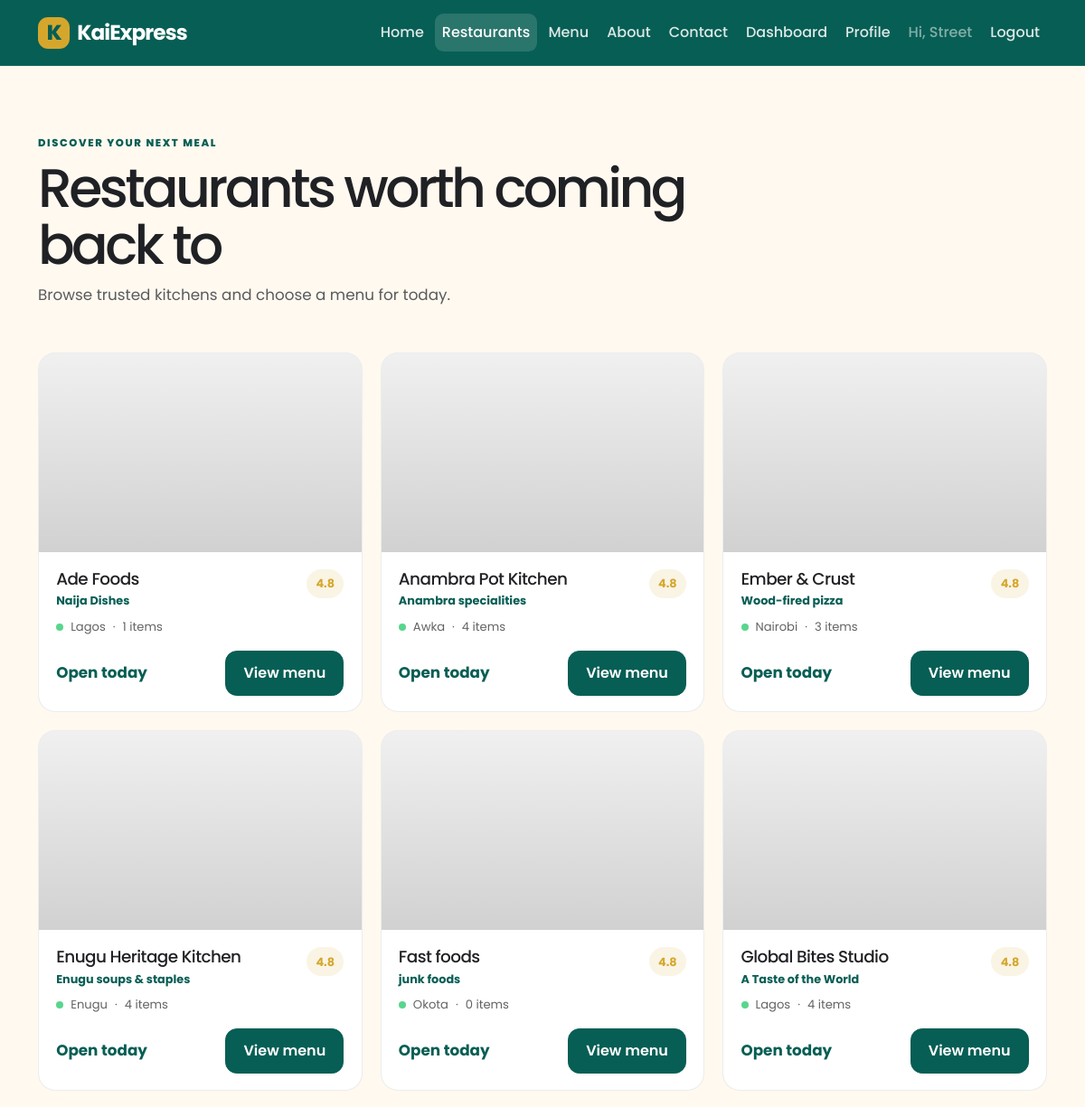
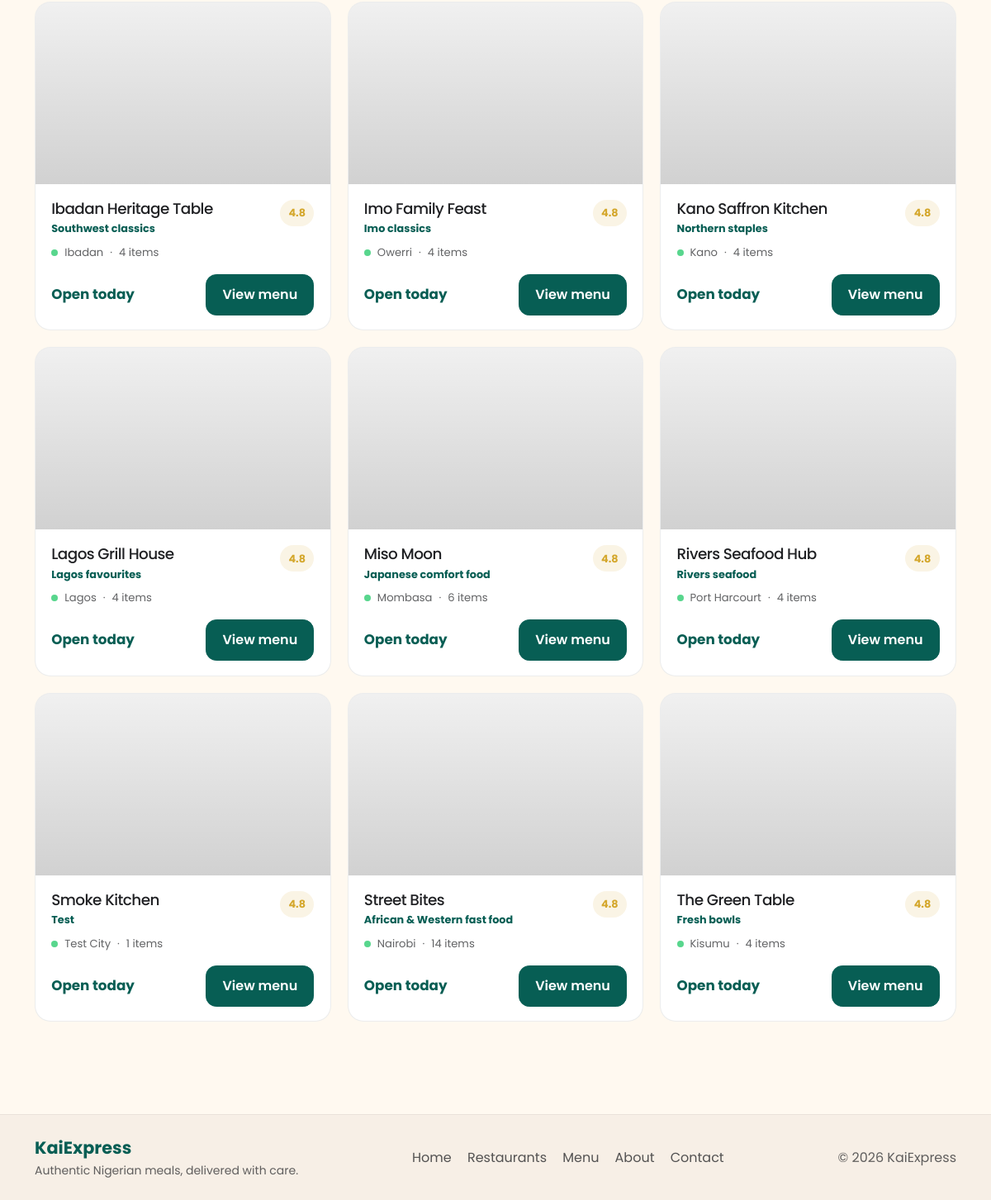
The page /restaurants (signed in) on the database its author committed (2 pictures, top to bottom).
### packages/models.py (models this page shows, shortened)
class User(db.Model, UserMixin):
    __tablename__ = "users"
    id = db.Column(db.Integer, primary_key=True)
    name = db.Column(db.String(100), nullable=False)
    email = db.Column(db.String(120), unique=True, nullable=False)
    password_hash = db.Column(db.String(255), nullable=False)
    is_restaurant = db.Column(db.Boolean, default=False)
    cuisine = db.Column(db.String(80))
    city = db.Column(db.String(80))
    menu_items = db.relationship(
        "MenuItem",
        backref="restaurant",
        lazy=True
    )
    customer_orders = db.relationship(
        "Order",
        foreign_keys="Order.customer_id",
        backref="customer",
        lazy=True
    )
    restaurant_orders = db.relationship(
        "Order",
        foreign_keys="Order.restaurant_id",
        backref="restaurant",
        lazy=True
    )

### packages/user_routes.py (the view)
    @app.route("/restaurants")
    @login_required
    def restaurants_page():
        restaurants = User.query.filter_by(is_restaurant=True).order_by(User.name.asc()).all()
        return render_template("user/restaurants.html", restaurants=restaurants)

### packages/templates/user/restaurants.html (shortened to what this page needs)
{% extends "base.html" %}
{% block content %}
<section class="page-heading page-heading-wide mb-5">
  <span class="eyebrow text-primary">DISCOVER YOUR NEXT MEAL</span>
  <h1 class="mt-2 mb-2">Restaurants worth coming back to</h1>
  <p class="text-body-secondary">Browse trusted kitchens and choose a menu for today.</p>
</section>
<div class="restaurant-grid">
  {% for restaurant in restaurants %}
  <article class="restaurant-card">
    <div class="restaurant-image" style="background-image: url('{{ ['https://images.unsplash.com/photo-1544025162-d76694265947?auto=format&fit=crop&w=1000&q=80', 'https://images.unsplash.com/photo-1517248135467-4c7edcad34c4?auto=format&fit=crop&w=1000&q=80', 'https://images.unsplash.com/photo-1559847844-5315695dadae?auto=format&fit=crop&w=1000&q=80'][loop.index0 % 3] }}');"></div>
    <div class="restaurant-card-content">
      <div class="card-topline">
        <div>
          <h2 class="restaurant-name">{{ restaurant.name }}</h2>
          <p class="restaurant-cuisine">{{ restaurant.cuisine }}</p>
        </div>
        <span class="rating">4.8</span>
      </div>
      <div class="card-meta"><span class="status-dot"></span><span>{{ restaurant.city }}</span><span>&middot;</span><span>{{ restaurant.menu_items|length }} items</span></div>
      <div class="card-action"><span class="price-tag">Open today</span><a href="{{ url_for('restaurant_page', restaurant_id=restaurant.id) }}" class="btn btn-dark">View menu</a></div>
    </div>
  </article>
  {% else %}
  <div class="empty-state"><h2>No restaurants yet</h2><p class="text-body-secondary mb-0">New kitchens will appear here soon.</p></div>
  {% endfor %}
</div>
{% endblock %}

### packages/templates/base.html (shortened to what this page needs)
<!doctype html>
<html lang="en">
  <head>
    <link href="https://cdn.jsdelivr.net/npm/bootstrap@5.3.3/dist/css/bootstrap.min.css" rel="stylesheet">
    <link href="{{ url_for('static', filename='app.css') }}" rel="stylesheet">
  </head>
  <body>
    <nav class="navbar navbar-expand-lg navbar-dark" aria-label="Main navigation">
      <div class="container">
        <a class="navbar-brand fw-bold d-flex align-items-center gap-2" href="{{ url_for('home') }}">
          <span class="brand-mark">K</span>
          <span>KaiExpress</span>
        </a>
        <div class="collapse navbar-collapse" id="navMenu">
          <ul class="navbar-nav ms-auto mb-2 mb-lg-0 align-items-lg-center gap-lg-1">
            <li class="nav-item"><a class="nav-link {% if request.endpoint == 'home' %}active{% endif %}" href="{{ url_for('home') }}">Home</a></li>
            <li class="nav-item"><a class="nav-link {% if request.endpoint == 'restaurants_page' %}active{% endif %}" href="{{ url_for('restaurants_page') }}">Restaurants</a></li>
            <li class="nav-item"><a class="nav-link {% if request.endpoint == 'menu_page' %}active{% endif %}" href="{{ url_for('menu_page') }}">Menu</a></li>
            <li class="nav-item"><a class="nav-link {% if request.endpoint == 'about_page' %}active{% endif %}" href="{{ url_for('about_page') }}">About</a></li>
            <li class="nav-item"><a class="nav-link {% if request.endpoint == 'contact_page' %}active{% endif %}" href="{{ url_for('contact_page') }}">Contact</a></li>
            {% if session.get('platform_admin_authenticated') %}
              <li class="nav-item"><a class="nav-link {% if request.endpoint == 'platform_admin_dashboard' %}active{% endif %}" href="{{ url_for('platform_admin_dashboard') }}">Admin dashboard</a></li>
              <li class="nav-item"><a class="nav-link" href="{{ url_for('platform_admin_logout') }}">Log out</a></li>
            {% elif current_user.is_authenticated %}
              {% if current_user.is_restaurant %}
                <li class="nav-item"><a class="nav-link" href="{{ url_for('restaurant_dashboard') }}">Dashboard</a></li>
                <li class="nav-item"><a class="nav-link" href="{{ url_for('restaurant_profile') }}">Profile</a></li>
              {% else %}
                <li class="nav-item"><a class="nav-link" href="{{ url_for('orders') }}">My Orders</a></li>
              {% endif %}
              <li class="nav-item"><span class="nav-link text-white-50">Hi, {{ current_user.name.split(' ')[0] }}</span></li>
              <li class="nav-item"><a class="nav-link" href="{{ url_for('restaurant_logout' if current_user.is_restaurant else 'logout') }}">Logout</a></li>
            {% endif %}
          </ul>
        </div>
      </div>
    </nav>
    <main id="main-content" class="container my-5">
      {% block content %}{% endblock %}
    </main>
    <footer class="site-footer" id="contact">
      <div class="container d-flex flex-wrap justify-content-between gap-3 align-items-center">
        <div>
          <div class="footer-brand">KaiExpress</div>
          <small>Authentic Nigerian meals, delivered with care.</small>
        </div>
        <div class="footer-links">
          <a href="{{ url_for('home') }}">Home</a>
          <a href="{{ url_for('restaurants_page') }}">Restaurants</a>
          <a href="{{ url_for('menu_page') }}">Menu</a>
          <a href="{{ url_for('about_page') }}">About</a>
          <a href="{{ url_for('contact_page') }}">Contact</a>
        </div>
        <div class="footer-copy">&copy; 2026 KaiExpress</div>
      </div>
    </footer>
  </body>
</html>

### packages/static/app.css (style rules this page uses)
:root { --kai-emerald: #075E54; --kai-gold: #D4A72C; --kai-cream: #FFF9F0; --kai-charcoal: #202124; --kai-white: #FFFFFF; --kai-terracotta: #C85C3B; --kai-sand: #F4EAE0; --kai-line: rgba(20, 25, 30, 0.08); --kai-shadow: rgba(15, 23, 42, 0.08); --bs-primary: var(--kai-emerald); --bs-primary-rgb: 7, 94, 84; }
html, body { min-height: 100%; }
body { display: flex; flex-direction: column; background: var(--kai-cream); color: var(--kai-charcoal); font-family: 'Poppins', sans-serif; }
main { flex: 1 0 auto; }
h1, h2, h3, h4, h5, h6 { color: var(--kai-charcoal); letter-spacing: -0.03em; }
p { margin-bottom: 0; }
.btn { border-radius: 0.8rem; font-weight: 600; padding: 0.75rem 1.2rem; }
.navbar { background: var(--kai-emerald); border-bottom: 1px solid rgba(255,255,255,0.08); padding: 0.85rem 0; }
.navbar .nav-link { border-radius: 0.6rem; color: rgba(255,255,255,0.86); font-weight: 500; padding: 0.55rem 0.75rem; }
.navbar .nav-link.active { color: white; background: rgba(255,255,255,0.14); }
.navbar-brand { letter-spacing: -0.04em; font-size: 1.45rem; }
.location-dot, .status-dot { width: .5rem; height: .5rem; display: inline-block; border-radius: 50%; background: #58d68d; }
.brand-mark { display: grid; width: 2.2rem; height: 2.2rem; place-items: center; border-radius: 0.7rem; color: var(--kai-emerald); background: var(--kai-gold); font-weight: 800; }
.eyebrow { display: inline-block; font-size: 0.72rem; font-weight: 800; letter-spacing: 0.14em; text-transform: uppercase; color: var(--kai-emerald); }
.food-grid, .restaurant-grid { display: grid; grid-template-columns: repeat(12, minmax(0, 1fr)); gap: 1.25rem; }
.restaurant-card { grid-column: span 4; overflow: hidden; background: white; border: 1px solid var(--kai-line); border-radius: 1.2rem; transition: transform .2s ease, box-shadow .2s ease; }
.restaurant-image { height: 220px; background-size: cover; background-position: center; position: relative; }
.restaurant-image::after { content: ""; position: absolute; inset: 0; background: linear-gradient(180deg, rgba(0,0,0,0.06), rgba(0,0,0,0.18)); }
.restaurant-card-content { padding: 1.2rem 1.2rem 1.1rem; }
.card-topline { display: flex; justify-content: space-between; align-items: start; gap: 0.8rem; margin-bottom: 0.6rem; }
.restaurant-name { font-size: 1.15rem; margin-bottom: 0.2rem; }
.restaurant-cuisine { color: var(--kai-emerald); font-size: 0.8rem; font-weight: 700; }
.rating { display: inline-flex; align-items: center; justify-content: center; min-width: 2.6rem; height: 2rem; border-radius: 999px; background: rgba(212, 167, 44, 0.12); color: var(--kai-gold); font-size: 0.8rem; font-weight: 700; }
.card-meta { display: flex; align-items: center; gap: 0.5rem; color: rgba(32, 33, 36, 0.7); font-size: 0.82rem; margin-bottom: 1rem; }
.card-action { display: flex; justify-content: space-between; align-items: center; gap: 1rem; margin-top: 0.5rem; }
.price-tag { font-size: 1.05rem; font-weight: 700; color: var(--kai-emerald); }
.btn-dark { background: var(--kai-emerald); border-color: var(--kai-emerald); }
.site-footer { background: #f7efe6; border-top: 1px solid rgba(20,25,30,0.06); padding: 1.5rem 0; margin-top: 4rem; }
.footer-brand { font-size: 1.3rem; font-weight: 700; color: var(--kai-emerald); }
.footer-links { display: flex; gap: 1.2rem; flex-wrap: wrap; }
.footer-links a { color: rgba(32,33,36,0.76); text-decoration: none; }
.footer-copy, .site-footer small { color: rgba(32,33,36,0.7); }
.page-heading-wide { max-width: 48rem; }
.page-heading h1, .editorial-heading h1 { font-size: clamp(2.2rem, 5vw, 4.5rem); letter-spacing: -0.06em; line-height: 1.05; }
.page-heading p, .editorial-heading p { font-size: 1.05rem; line-height: 1.8; max-width: 42rem; }

### rows shown on the page
User: name "Street", name "Street Bites", cuisine "African & Western fast food", city "Nairobi", menu_items|length "14"
User: name "Ade Foods", cuisine "Naija Dishes", city "Lagos", menu_items|length "1"
User: name "Anambra Pot Kitchen", cuisine "Anambra specialities", city "Awka", menu_items|length "4"
User: name "Ember & Crust", cuisine "Wood-fired pizza", city "Nairobi", menu_items|length "3"
User: name "Enugu Heritage Kitchen", cuisine "Enugu soups & staples", city "Enugu", menu_items|length "4"
User: name "Fast foods", cuisine "junk foods", city "Okota", menu_items|length "0"
User: name "Global Bites Studio", cuisine "A Taste of the World", city "Lagos", menu_items|length "4"
User: name "Ibadan Heritage Table", cuisine "Southwest classics", city "Ibadan", menu_items|length "4"
User: name "Imo Family Feast", cuisine "Imo classics", city "Owerri", menu_items|length "4"
User: name "Kano Saffron Kitchen", cuisine "Northern staples", city "Kano", menu_items|length "4"
User: name "Lagos Grill House", cuisine "Lagos favourites", city "Lagos", menu_items|length "4"
User: name "Miso Moon", cuisine "Japanese comfort food", city "Mombasa", menu_items|length "6"
User: name "Rivers Seafood Hub", cuisine "Rivers seafood", city "Port Harcourt", menu_items|length "4"
User: name "Smoke Kitchen", cuisine "Test", city "Test City", menu_items|length "1"
User: name "The Green Table", cuisine "Fresh bowls", city "Kisumu", menu_items|length "4"
